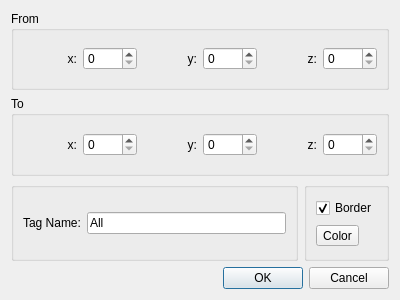
<?xml version="1.0" encoding="UTF-8"?>
<ui version="4.0">
 <class>CuboidDialog</class>
 <widget class="QDialog" name="CuboidDialog">
  <property name="geometry">
   <rect>
    <x>0</x>
    <y>0</y>
    <width>400</width>
    <height>300</height>
   </rect>
  </property>
  <property name="windowTitle">
   <string>New Cuboid</string>
  </property>
  <layout class="QVBoxLayout" name="verticalLayout_2">
   <item>
    <widget class="QGroupBox" name="group_from">
     <property name="title">
      <string>From</string>
     </property>
     <layout class="QHBoxLayout" name="horizontalLayout">
      <item>
       <widget class="QLabel" name="label_x1">
        <property name="text">
         <string>x:</string>
        </property>
        <property name="alignment">
         <set>Qt::AlignRight|Qt::AlignTrailing|Qt::AlignVCenter</set>
        </property>
       </widget>
      </item>
      <item>
       <widget class="QSpinBox" name="x1"/>
      </item>
      <item>
       <widget class="QLabel" name="label_y1">
        <property name="text">
         <string>y:</string>
        </property>
        <property name="alignment">
         <set>Qt::AlignRight|Qt::AlignTrailing|Qt::AlignVCenter</set>
        </property>
       </widget>
      </item>
      <item>
       <widget class="QSpinBox" name="y1"/>
      </item>
      <item>
       <widget class="QLabel" name="label_z1">
        <property name="text">
         <string>z:</string>
        </property>
        <property name="alignment">
         <set>Qt::AlignRight|Qt::AlignTrailing|Qt::AlignVCenter</set>
        </property>
       </widget>
      </item>
      <item>
       <widget class="QSpinBox" name="z1"/>
      </item>
     </layout>
    </widget>
   </item>
   <item>
    <widget class="QGroupBox" name="group_to">
     <property name="title">
      <string>To</string>
     </property>
     <layout class="QHBoxLayout" name="horizontalLayout_2">
      <item>
       <widget class="QLabel" name="label_x2">
        <property name="text">
         <string>x:</string>
        </property>
        <property name="alignment">
         <set>Qt::AlignRight|Qt::AlignTrailing|Qt::AlignVCenter</set>
        </property>
       </widget>
      </item>
      <item>
       <widget class="QSpinBox" name="x2"/>
      </item>
      <item>
       <widget class="QLabel" name="label_y2">
        <property name="text">
         <string>y:</string>
        </property>
        <property name="alignment">
         <set>Qt::AlignRight|Qt::AlignTrailing|Qt::AlignVCenter</set>
        </property>
       </widget>
      </item>
      <item>
       <widget class="QSpinBox" name="y2"/>
      </item>
      <item>
       <widget class="QLabel" name="label_z2">
        <property name="text">
         <string>z:</string>
        </property>
        <property name="alignment">
         <set>Qt::AlignRight|Qt::AlignTrailing|Qt::AlignVCenter</set>
        </property>
       </widget>
      </item>
      <item>
       <widget class="QSpinBox" name="z2"/>
      </item>
     </layout>
    </widget>
   </item>
   <item>
    <layout class="QHBoxLayout" name="hLayout">
     <item>
      <widget class="QGroupBox" name="group_tag">
       <property name="title">
        <string/>
       </property>
       <layout class="QHBoxLayout" name="horizontalLayout_3">
        <item>
         <widget class="QLabel" name="label_tag">
          <property name="text">
           <string>Tag Name:</string>
          </property>
         </widget>
        </item>
        <item>
         <widget class="QLineEdit" name="tag">
          <property name="text">
           <string>All</string>
          </property>
         </widget>
        </item>
       </layout>
      </widget>
     </item>
     <item>
      <widget class="QGroupBox" name="group_paint">
       <property name="title">
        <string/>
       </property>
       <layout class="QVBoxLayout" name="verticalLayout">
        <item>
         <widget class="QCheckBox" name="chkBorder">
          <property name="text">
           <string>Border</string>
          </property>
          <property name="checked">
           <bool>true</bool>
          </property>
         </widget>
        </item>
        <item>
         <widget class="QToolButton" name="btnColor">
          <property name="text">
           <string>Color</string>
          </property>
         </widget>
        </item>
       </layout>
      </widget>
     </item>
    </layout>
   </item>
   <item>
    <widget class="QDialogButtonBox" name="btnBox">
     <property name="orientation">
      <enum>Qt::Horizontal</enum>
     </property>
     <property name="standardButtons">
      <set>QDialogButtonBox::Cancel|QDialogButtonBox::Ok</set>
     </property>
    </widget>
   </item>
  </layout>
 </widget>
 <resources/>
 <connections>
  <connection>
   <sender>btnBox</sender>
   <signal>accepted()</signal>
   <receiver>CuboidDialog</receiver>
   <slot>accept()</slot>
   <hints>
    <hint type="sourcelabel">
     <x>248</x>
     <y>254</y>
    </hint>
    <hint type="destinationlabel">
     <x>157</x>
     <y>274</y>
    </hint>
   </hints>
  </connection>
  <connection>
   <sender>btnBox</sender>
   <signal>rejected()</signal>
   <receiver>CuboidDialog</receiver>
   <slot>reject()</slot>
   <hints>
    <hint type="sourcelabel">
     <x>316</x>
     <y>260</y>
    </hint>
    <hint type="destinationlabel">
     <x>286</x>
     <y>274</y>
    </hint>
   </hints>
  </connection>
 </connections>
</ui>
